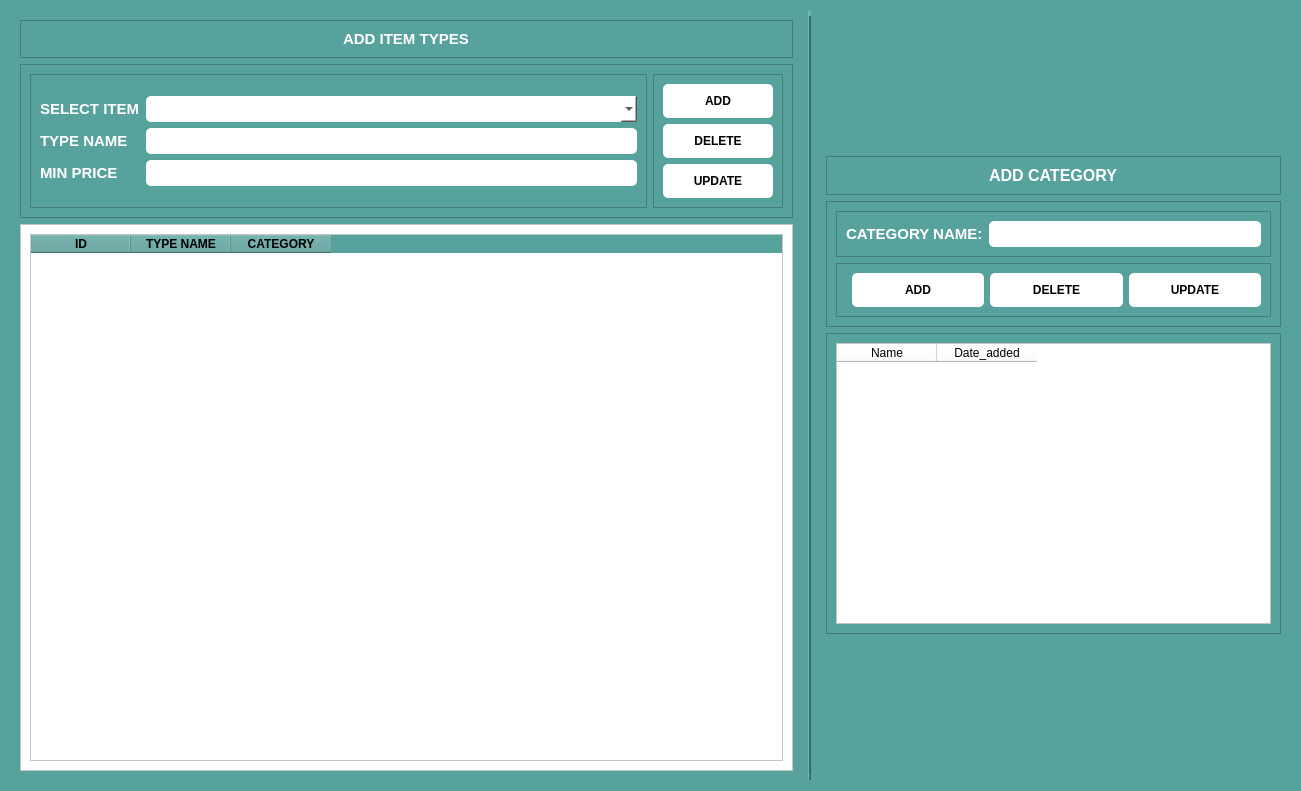
<?xml version="1.0" encoding="UTF-8"?>
<ui version="4.0">
 <class>Form</class>
 <widget class="QWidget" name="Form">
  <property name="geometry">
   <rect>
    <x>0</x>
    <y>0</y>
    <width>1301</width>
    <height>791</height>
   </rect>
  </property>
  <property name="windowTitle">
   <string>Form</string>
  </property>
  <property name="styleSheet">
   <string notr="true">background-color: rgb(88, 162, 157);
color: rgb(255, 255, 255);</string>
  </property>
  <layout class="QHBoxLayout" name="horizontalLayout_4">
   <item>
    <widget class="QWidget" name="item_type" native="true">
     <layout class="QVBoxLayout" name="verticalLayout_6">
      <item>
       <widget class="QFrame" name="frame">
        <property name="frameShape">
         <enum>QFrame::StyledPanel</enum>
        </property>
        <property name="frameShadow">
         <enum>QFrame::Raised</enum>
        </property>
        <layout class="QVBoxLayout" name="verticalLayout">
         <item alignment="Qt::AlignHCenter">
          <widget class="QLabel" name="label">
           <property name="maximumSize">
            <size>
             <width>200</width>
             <height>16777215</height>
            </size>
           </property>
           <property name="font">
            <font>
             <pointsize>11</pointsize>
             <bold>true</bold>
            </font>
           </property>
           <property name="text">
            <string>ADD ITEM TYPES</string>
           </property>
          </widget>
         </item>
        </layout>
       </widget>
      </item>
      <item>
       <widget class="QFrame" name="frame_2">
        <property name="styleSheet">
         <string notr="true">QComboBox{
	background-color: rgb(255, 255, 255);
	border-radius: 5px;
	padding: 5px;
	color: rgb(0, 0, 0);
}

QLineEdit{
	background-color: rgb(255, 255, 255);
	border-radius: 5px;
	padding: 5px;
	color: rgb(0, 0, 0);
}

QPushButton{
	background-color: rgb(255, 255, 255);
	border-radius: 5px;
	padding: 10px;
	color: rgb(0, 0, 0);
	width: 90px;
	font-weight: 900;
}</string>
        </property>
        <property name="frameShape">
         <enum>QFrame::StyledPanel</enum>
        </property>
        <property name="frameShadow">
         <enum>QFrame::Raised</enum>
        </property>
        <layout class="QHBoxLayout" name="horizontalLayout_3">
         <item>
          <widget class="QFrame" name="frame_4">
           <property name="frameShape">
            <enum>QFrame::StyledPanel</enum>
           </property>
           <property name="frameShadow">
            <enum>QFrame::Raised</enum>
           </property>
           <layout class="QGridLayout" name="gridLayout_3">
            <item row="0" column="0">
             <layout class="QGridLayout" name="gridLayout_2">
              <item row="0" column="0">
               <widget class="QLabel" name="label_5">
                <property name="font">
                 <font>
                  <pointsize>11</pointsize>
                  <bold>true</bold>
                 </font>
                </property>
                <property name="text">
                 <string>SELECT ITEM</string>
                </property>
               </widget>
              </item>
              <item row="1" column="0">
               <widget class="QLabel" name="label_6">
                <property name="font">
                 <font>
                  <pointsize>11</pointsize>
                  <bold>true</bold>
                 </font>
                </property>
                <property name="text">
                 <string>TYPE NAME</string>
                </property>
               </widget>
              </item>
              <item row="2" column="0">
               <widget class="QLabel" name="label_7">
                <property name="font">
                 <font>
                  <pointsize>11</pointsize>
                  <bold>true</bold>
                 </font>
                </property>
                <property name="text">
                 <string>MIN PRICE</string>
                </property>
               </widget>
              </item>
              <item row="0" column="1">
               <widget class="QComboBox" name="select_category">
                <property name="styleSheet">
                 <string notr="true"/>
                </property>
               </widget>
              </item>
              <item row="1" column="1">
               <widget class="QLineEdit" name="category_type_name"/>
              </item>
              <item row="2" column="1">
               <widget class="QLineEdit" name="lineEdit_4"/>
              </item>
             </layout>
            </item>
           </layout>
          </widget>
         </item>
         <item>
          <widget class="QFrame" name="frame_5">
           <property name="frameShape">
            <enum>QFrame::StyledPanel</enum>
           </property>
           <property name="frameShadow">
            <enum>QFrame::Raised</enum>
           </property>
           <layout class="QFormLayout" name="formLayout_3">
            <item row="0" column="0">
             <layout class="QFormLayout" name="formLayout_2">
              <item row="0" column="0">
               <widget class="QPushButton" name="add_item_type">
                <property name="text">
                 <string>ADD</string>
                </property>
                <property name="icon">
                 <iconset resource="../static.qrc">
                  <normaloff>:/logo/images/plus_48px.png</normaloff>:/logo/images/plus_48px.png</iconset>
                </property>
                <property name="iconSize">
                 <size>
                  <width>32</width>
                  <height>32</height>
                 </size>
                </property>
               </widget>
              </item>
              <item row="1" column="0">
               <widget class="QPushButton" name="delete_item_type">
                <property name="text">
                 <string>DELETE</string>
                </property>
                <property name="icon">
                 <iconset resource="../static.qrc">
                  <normaloff>:/logo/images/delete_100px.png</normaloff>:/logo/images/delete_100px.png</iconset>
                </property>
                <property name="iconSize">
                 <size>
                  <width>32</width>
                  <height>32</height>
                 </size>
                </property>
               </widget>
              </item>
              <item row="2" column="0">
               <widget class="QPushButton" name="edit_item_type">
                <property name="text">
                 <string>UPDATE</string>
                </property>
                <property name="icon">
                 <iconset resource="../static.qrc">
                  <normaloff>:/logo/images/update_left_rotation_64px.png</normaloff>:/logo/images/update_left_rotation_64px.png</iconset>
                </property>
                <property name="iconSize">
                 <size>
                  <width>32</width>
                  <height>32</height>
                 </size>
                </property>
               </widget>
              </item>
             </layout>
            </item>
           </layout>
          </widget>
         </item>
        </layout>
       </widget>
      </item>
      <item>
       <widget class="QFrame" name="frame_3">
        <property name="styleSheet">
         <string notr="true">#frame_3{
	background-color: rgb(255, 255, 255);
}

QTableWidget{
	background-color: rgb(255, 255, 255);
	color: rgb(0, 0, 0);
	
}</string>
        </property>
        <property name="frameShape">
         <enum>QFrame::StyledPanel</enum>
        </property>
        <property name="frameShadow">
         <enum>QFrame::Raised</enum>
        </property>
        <layout class="QVBoxLayout" name="verticalLayout_2">
         <item>
          <widget class="QTableWidget" name="table_item_type_display">
           <property name="styleSheet">
            <string notr="true">color: rgb(0, 0, 0);</string>
           </property>
           <column>
            <property name="text">
             <string>ID</string>
            </property>
            <property name="font">
             <font>
              <bold>true</bold>
             </font>
            </property>
           </column>
           <column>
            <property name="text">
             <string>TYPE NAME</string>
            </property>
            <property name="font">
             <font>
              <bold>true</bold>
             </font>
            </property>
           </column>
           <column>
            <property name="text">
             <string>CATEGORY</string>
            </property>
            <property name="font">
             <font>
              <bold>true</bold>
             </font>
            </property>
           </column>
          </widget>
         </item>
        </layout>
       </widget>
      </item>
     </layout>
    </widget>
   </item>
   <item>
    <widget class="Line" name="line">
     <property name="font">
      <font>
       <bold>true</bold>
      </font>
     </property>
     <property name="autoFillBackground">
      <bool>false</bool>
     </property>
     <property name="frameShadow">
      <enum>QFrame::Raised</enum>
     </property>
     <property name="lineWidth">
      <number>5</number>
     </property>
     <property name="orientation">
      <enum>Qt::Vertical</enum>
     </property>
    </widget>
   </item>
   <item>
    <widget class="QWidget" name="item_category" native="true">
     <property name="maximumSize">
      <size>
       <width>473</width>
       <height>496</height>
      </size>
     </property>
     <layout class="QVBoxLayout" name="verticalLayout_5">
      <item>
       <widget class="QFrame" name="frame_6">
        <property name="frameShape">
         <enum>QFrame::StyledPanel</enum>
        </property>
        <property name="frameShadow">
         <enum>QFrame::Raised</enum>
        </property>
        <layout class="QHBoxLayout" name="horizontalLayout">
         <item alignment="Qt::AlignHCenter">
          <widget class="QLabel" name="label_2">
           <property name="maximumSize">
            <size>
             <width>138</width>
             <height>16777215</height>
            </size>
           </property>
           <property name="font">
            <font>
             <pointsize>12</pointsize>
             <bold>true</bold>
            </font>
           </property>
           <property name="text">
            <string>ADD CATEGORY</string>
           </property>
          </widget>
         </item>
        </layout>
       </widget>
      </item>
      <item>
       <widget class="QFrame" name="frame_7">
        <property name="styleSheet">
         <string notr="true">
QLineEdit{
	background-color: rgb(255, 255, 255);
	border-radius: 5px;
	padding: 5px;
	color: rgb(0, 0, 0);
}

QPushButton{
	background-color: rgb(255, 255, 255);
	border-radius: 5px;
	padding: 10px;
	color: rgb(0, 0, 0);
	width: 90px;
	font-weight: 900;
}</string>
        </property>
        <property name="frameShape">
         <enum>QFrame::StyledPanel</enum>
        </property>
        <property name="frameShadow">
         <enum>QFrame::Raised</enum>
        </property>
        <layout class="QVBoxLayout" name="verticalLayout_3">
         <item>
          <widget class="QFrame" name="frame_10">
           <property name="frameShape">
            <enum>QFrame::StyledPanel</enum>
           </property>
           <property name="frameShadow">
            <enum>QFrame::Raised</enum>
           </property>
           <layout class="QHBoxLayout" name="horizontalLayout_2">
            <item>
             <widget class="QLabel" name="label_3">
              <property name="font">
               <font>
                <pointsize>11</pointsize>
                <bold>true</bold>
               </font>
              </property>
              <property name="text">
               <string>CATEGORY NAME:</string>
              </property>
             </widget>
            </item>
            <item>
             <widget class="QLineEdit" name="category_name"/>
            </item>
           </layout>
          </widget>
         </item>
         <item>
          <widget class="QFrame" name="frame_9">
           <property name="frameShape">
            <enum>QFrame::StyledPanel</enum>
           </property>
           <property name="frameShadow">
            <enum>QFrame::Raised</enum>
           </property>
           <layout class="QFormLayout" name="formLayout_4">
            <item row="0" column="1">
             <layout class="QGridLayout" name="gridLayout">
              <item row="0" column="1">
               <widget class="QPushButton" name="delete_category">
                <property name="text">
                 <string>DELETE</string>
                </property>
                <property name="icon">
                 <iconset resource="../static.qrc">
                  <normaloff>:/logo/images/delete_100px.png</normaloff>:/logo/images/delete_100px.png</iconset>
                </property>
                <property name="iconSize">
                 <size>
                  <width>32</width>
                  <height>32</height>
                 </size>
                </property>
               </widget>
              </item>
              <item row="0" column="0">
               <widget class="QPushButton" name="add_categoty">
                <property name="text">
                 <string>ADD</string>
                </property>
                <property name="icon">
                 <iconset resource="../static.qrc">
                  <normaloff>:/logo/images/plus_48px.png</normaloff>:/logo/images/plus_48px.png</iconset>
                </property>
                <property name="iconSize">
                 <size>
                  <width>32</width>
                  <height>32</height>
                 </size>
                </property>
               </widget>
              </item>
              <item row="0" column="2">
               <widget class="QPushButton" name="edit_category">
                <property name="text">
                 <string>UPDATE</string>
                </property>
                <property name="icon">
                 <iconset resource="../static.qrc">
                  <normaloff>:/logo/images/update_left_rotation_64px.png</normaloff>:/logo/images/update_left_rotation_64px.png</iconset>
                </property>
                <property name="iconSize">
                 <size>
                  <width>32</width>
                  <height>32</height>
                 </size>
                </property>
               </widget>
              </item>
             </layout>
            </item>
           </layout>
          </widget>
         </item>
        </layout>
       </widget>
      </item>
      <item>
       <widget class="QFrame" name="frame_8">
        <property name="frameShape">
         <enum>QFrame::StyledPanel</enum>
        </property>
        <property name="frameShadow">
         <enum>QFrame::Raised</enum>
        </property>
        <layout class="QVBoxLayout" name="verticalLayout_4">
         <item>
          <widget class="QTableWidget" name="categor_table_display">
           <property name="styleSheet">
            <string notr="true">color: rgb(0, 0, 0);
background-color: rgb(255, 255, 255);
font: 700 9pt &quot;Segoe UI&quot;;</string>
           </property>
           <column>
            <property name="text">
             <string>Name</string>
            </property>
           </column>
           <column>
            <property name="text">
             <string>Date_added</string>
            </property>
           </column>
          </widget>
         </item>
        </layout>
       </widget>
      </item>
     </layout>
    </widget>
   </item>
  </layout>
 </widget>
 <resources>
  <include location="../static.qrc"/>
 </resources>
 <connections/>
</ui>
